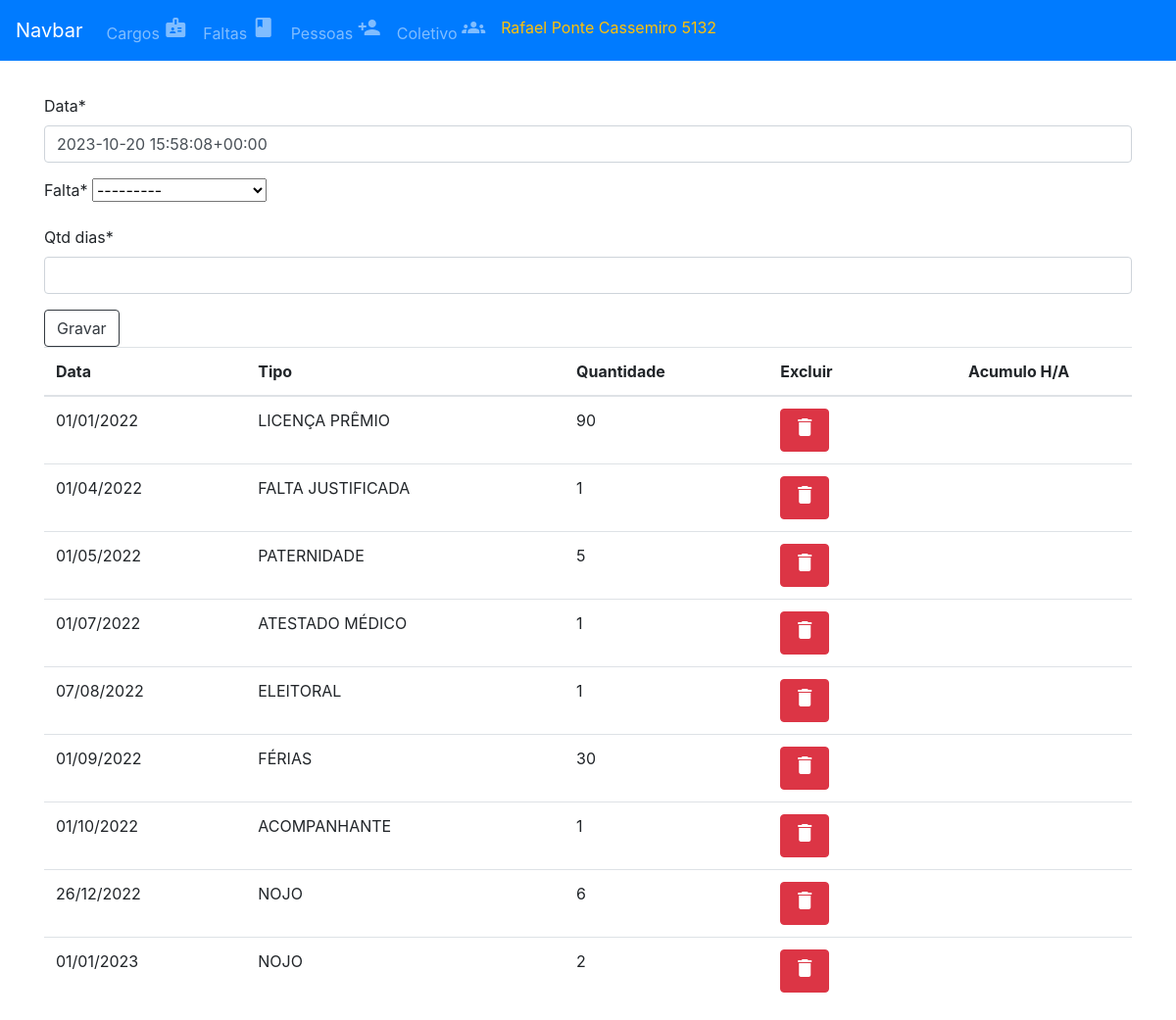
The app's page /pessoas/5132/faltas, older data.
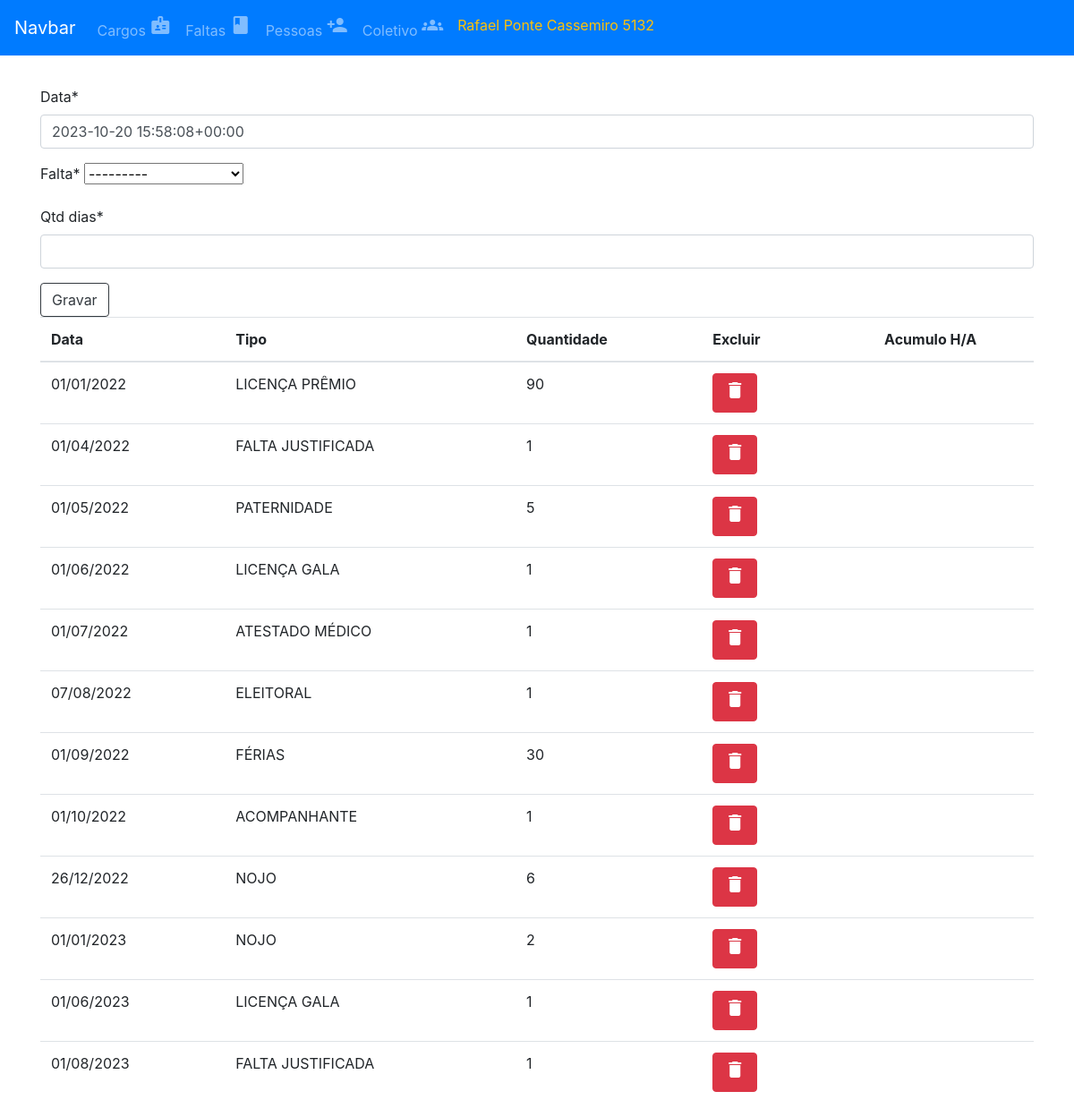
The same page, newer data.
### app_pessoa/models.py (models this page shows)
class Pessoas(models.Model):
    EFETIVO =  (
     (True,'Sim'),
     (False,'Não')
    )
    id = models.CharField(max_length=6, primary_key=True)
    nome = models.CharField(max_length=150)
    dt_nasc = models.DateField(default='1991-01-01')
    cpf = models.CharField(max_length=11, default='11111111111')
    admissao = models.DateField(default='1991-01-01')
    saida = models.DateField(null=True)
    efetivo = models.BooleanField(choices=EFETIVO, default=False)
    cargo = models.ForeignKey(Cargos, on_delete=models.CASCADE, related_name="pessoas_cargos")

### app_ficha_cem/models.py (models this page shows, shortened)
class Faltas_Pessoas(models.Model):
    pessoa = models.ForeignKey(Pessoas, on_delete=models.CASCADE)
    data = models.DateField(default=now)
    falta = models.ForeignKey(Faltas, on_delete=models.CASCADE)
    qtd_dias = models.IntegerField(default=1)
    class Meta:
        unique_together=('pessoa','data')

### app_falta/models.py (models this page shows)
class Faltas(models.Model):
    tipo = models.CharField(max_length=3)
    descricao =  models.CharField(max_length=30)
    def __str__(self):
        return f'{self.descricao}'

### app_ficha_cem/views.py (the view)
# urls.py: path('pessoas/<str:pessoa_id>/faltas', pessoas_faltas, name="lancarfalta" ),
def pessoas_faltas(request, pessoa_id):
    pessoa = Pessoas.objects.get(pk=pessoa_id)
    pessoa_falta = Faltas_Pessoas.objects.filter(pessoa=pessoa).order_by('data')[:30]
    admissao = pessoa.admissao
    saida = pessoa.saida
    data_lancamento = 0
    ha = {}
    valor_ha = []
    for lancamento in pessoa_falta:
        if lancamento.falta.tipo == 'HA':
            valor_ha.append(lancamento.qtd_dias)
            ha[lancamento.id] = valor_ha.copy()
    for k,v in ha.items():
        ha[k] = sum(v)
    print(ha,'===')
    if request.method == 'POST':
        form = formularioLF(request.POST)
        qtd_dias = int(form.data['qtd_dias'])
        data_lancamento = form['data'].value()
        falta = Faltas.objects.get(pk=form['falta'].value())
        data_lancamento = datetime.strptime(data_lancamento, '%Y-%m-%d').date()
        dia_mes_ano = gerar_lancamento_em_memoria(data_lancamento,qtd_dias)
        conflito = lancar_falta(data_lancamento, qtd_dias, pessoa_id)
        ano_fechado = verificar_status_ano(data_lancamento.year,pessoa_id)
        ativo  = verificar_data_saida(data_lancamento,pessoa_id)
        if form.is_valid():
            if  data_lancamento >= admissao and ativo:
                if conflito:
                    if not ano_fechado:
                        for k in dia_mes_ano.keys():
                            qtd_dias = len(dia_mes_ano[k]) # quantos dias existem dentro da chave ano
                            data_lancamento = dia_mes_ano[k][0] # pega o primeiro dia do lançamento e depois o primeiro dia do ano
                            novoObj = Faltas_Pessoas(pessoa=pessoa,data=data_lancamento,qtd_dias=qtd_dias,falta=falta)
                            novoObj.save()
                        messages.success(request,"Falta registrada!")
                        return redirect('lancarfalta',pessoa_id)
                    else:
                        messages.error(request,f"Ano {data_lancamento.year} Fechado! Abrir se deseja efetuar lançamentos!",'danger')
                else:
                    messages.error(request,"Não foi possível registrar a falta! Pode existir conflito de datas!",'danger')
            else:
                if not ativo:
                    messages.warning(request,f"Precisa ser uma data válida!  Data Admissão: {admissao.strftime('%d/%m/%Y')} Data Saída: {saida.strftime('%d/%m/%Y')}")
                else:
                    messages.warning(request,f"Precisa ser uma data válida!  Data Admissão: {admissao.strftime('%d/%m/%Y')}")
        else:
            messages.error(request,"Formulário Inválido!",'danger')
    else:
        form = formularioLF(initial={'pessoa':pessoa})
    return render(request,'template/lancar_falta.html', {'form':form, 'pessoa':pessoa, 'faltas':pessoa_falta,'ha':ha})

### app_ficha_cem/forms.py
class formularioLF(forms.ModelForm):
    pessoa = forms.ModelChoiceField(queryset=Pessoas.objects.all(),
                                      widget=forms.HiddenInput())
    data =  forms.DateField(initial=now,
    widget= DatePickerInput()
                                   )
    qtd_dias = forms.IntegerField()
    class Meta:
        model = Faltas_Pessoas
        fields = ['data','falta','pessoa','qtd_dias']
        widgets = {
            'data': DatePickerInput()
        }

### template/lancar_falta.html (shortened to what this page needs)
{% extends 'template/menu.html'%}
{% load crispy_forms_tags %}
{% load bootstrap4 %}
{% block content %}
<form method="POST">
    {{ form|crispy }}
    <div clas="form-group">
        <button class="btn btn-outline-dark">Gravar</button>
    </div>
</form>
<table class="table table-hover">
    <thead>
        <tr>
            <th scope="col">Data</th>
            <th scope="col">Tipo</th>
            <th scope="col">Quantidade</th>
            <th scope="col">Excluir</th>
            <th class="text-center" scope="col">Acumulo H/A</th>
        </tr>
    </thead>
    <tbody>
        {% for falta in faltas %}
        <tr>
            <td>
                {{ falta.data|date:"d/m/Y" }}
            </td>
            <td>
                {{falta.falta}}
            </td>
            <td>
                {{falta.qtd_dias}}
            </td>
            <td>
                <a class='btn btn-danger' href="{% url 'excluirevento' pessoa.id falta.id %}"><span
                        class="material-icons">
                    </span></a>
            </td>
            {% if falta.falta.tipo == "HA" %}
            <td class="text-center">{{ha|get_item:falta.id}}</td>
            {% else %}
            <td class="text-center"></td>
            {% endif %}
        </tr>
        {% endfor %}
    </tbody>
</table>
{% endblock content %}

### template/menu.html (shortened to what this page needs)
{% load static %}
<!DOCTYPE html>
<html lang="en">
<head>
    <link rel="stylesheet" href="https://cdn.jsdelivr.net/npm/bootstrap@4.0.0/dist/css/bootstrap.min.css"
>
    <link rel="stylesheet" href="https://use.fontawesome.com/releases/v5.7.0/css/all.css"
>
</head>
<body>
    <nav class="navbar navbar-expand-lg navbar-dark bg-primary  fixed-top">
        <a class="navbar-brand" href="#">Navbar</a>
        <div class="collapse navbar-collapse" id="navbarSupportedContent">
            <ul class="navbar-nav mr-auto">
                <li class="nav-item">
                    <a class="nav-link" href="{% url 'listarcargos' %}">Cargos <span class="material-icons">
                        </span></a>
                </li>
                <li class="nav-item">
                    <a class="nav-link" href="{% url 'listarfaltas' %}">Faltas <span class="material-icons">
                        </span></a>
                </li>
                <li class="nav-item">
                    <a class="nav-link" href="{% url 'listarpessoas' %}">Pessoas <span class="material-icons">
                        </span></a>
                </li>
                <li class="nav-item">
                    <a class="nav-link" href="{% url 'coletivo' %}">Coletivo <span class="material-icons">
                        </span></a>
                </li>
                <li class="nav-item">
                    <a class="nav-link text-warning" href="{% url 'listarpessoas' %}">{{pessoa.nome}} {{pessoa.id}}</a>
                </li>
    </nav>
    <div class="container mt-5">
        {% block content %}
        {% endblock content %}
    </div>
</body>
</html>

Row changes from the older to the newer data that the page shows:
added Faltas_Pessoas: data "01/06/2022", falta "LICENÇA GALA", qtd_dias "1"
added Faltas_Pessoas: data "01/06/2023", falta "LICENÇA GALA", qtd_dias "1"
added Faltas_Pessoas: data "01/08/2023", falta "FALTA JUSTIFICADA", qtd_dias "1"
